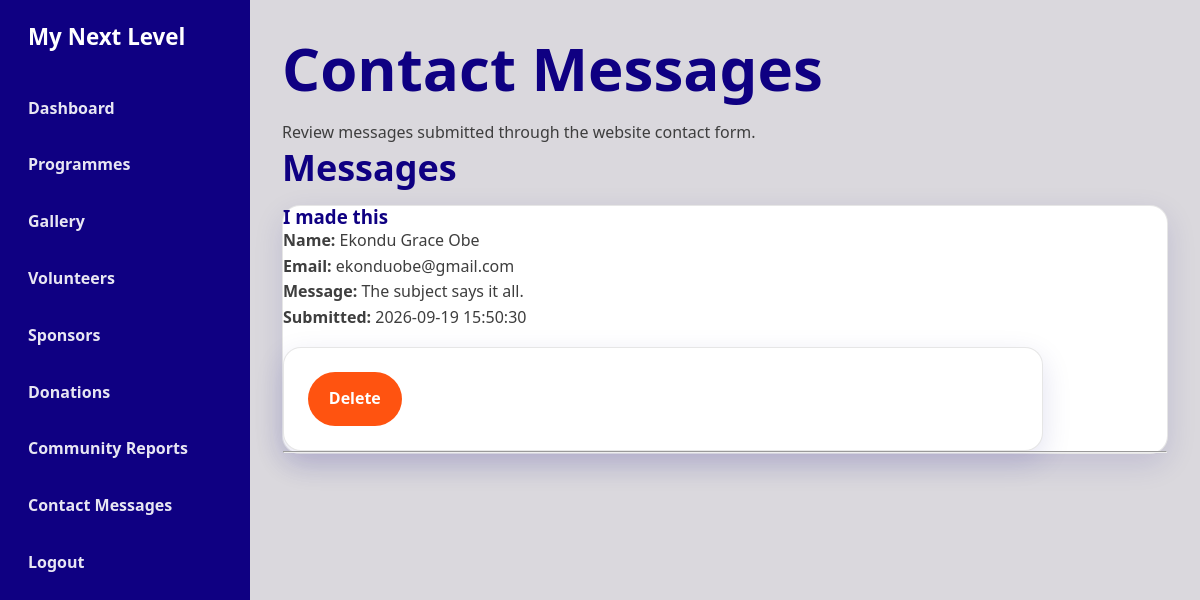
Screenshot of /admin/contact-messages.php (signed in) with the database file from the repository.
### tables this page shows
CREATE TABLE `contacts` (
  `id` int(11) NOT NULL,
  `name` varchar(150) NOT NULL,
  `email` varchar(150) NOT NULL,
  `subject` varchar(200) NOT NULL,
  `message` text NOT NULL,
  `created_at` timestamp NOT NULL DEFAULT current_timestamp()
);

### admin/contact-messages.php (the view, shortened to what this page needs)
<?php
require_once "../includes/database.php";
$sql = "
    SELECT *
    FROM contacts
    ORDER BY created_at DESC
";
$result = $conn->query($sql);
?>
<!DOCTYPE html>
<html lang="en">
<head>
    <link rel="stylesheet" href="../assets/css/index.css">
    <link rel="stylesheet" href="../assets/css/admin.css">
</head>
<body>
    <div class="admin-layout">
        <?php require_once "admin-navigation.php"; ?>
        <main class="admin-main">
        <h1>Contact Messages</h1>
        <p>Review messages submitted through the website contact form.</p>
        <?php if ($result && $result->num_rows > 0): ?>
            <section aria-labelledby="contact-messages-heading">
                <h2 id="contact-messages-heading">
                    Messages
                </h2>
                <?php while ($contact = $result->fetch_assoc()): ?>
                    <article>
                        <h3>
                            <?php echo htmlspecialchars($contact["subject"]); ?>
                        </h3>
                        <p>
                            <strong>Name:</strong>
                            <?php echo htmlspecialchars($contact["name"]); ?>
                        </p>
                        <p>
                            <strong>Email:</strong>
                            <?php echo htmlspecialchars($contact["email"]); ?>
                        </p>
                        <p>
                            <strong>Message:</strong>
                            <?php echo nl2br(htmlspecialchars($contact["message"])); ?>
                        </p>
                        <p>
                            <strong>Submitted:</strong>
                            <?php echo htmlspecialchars($contact["created_at"]); ?>
                        </p>
                        <form method="POST">
                            <button
                                type="submit"
                                name="delete_message"
                            >
                                Delete
                            </button>
                        </form>
                        <hr>
                    </article>
                <?php endwhile; ?>
            </section>
        <?php else: ?>
            <p>No contact messages found.</p>
        <?php endif; ?>
        </main>
    </div>
</body>
</html>

### assets/css/index.css (style rules this page uses)
:root { --primary: #ff5310; --secondary: #0f0082; --accent: #333333; --bg: #dad8dd; --white: #ffffff; --text: #000000; --muted: #3e3e3e; --shadow: 0 10px 30px rgba(15, 0, 130, 0.12); --radius: 18px; }
* { box-sizing: border-box; margin: 0; padding: 0; }
html { scroll-behavior: smooth; }
body { font-family: 'Segoe UI', Tahoma, Geneva, Verdana, sans-serif; background: var(--bg); color: var(--text); line-height: 1.6; }
button, input, textarea, select { font: inherit; }
header, main, footer, section, article, nav, aside, form, figure, figcaption { display: block; }
main { max-width: 1200px; margin: 0 auto; padding: 2rem 1.5rem 4rem; }
section { margin-bottom: 3rem; }
h1, h2, h3, h4 { color: var(--secondary); line-height: 1.2; }
h1 { font-size: clamp(2.2rem, 5vw, 4rem); margin-bottom: 1rem; }
h2 { font-size: clamp(1.8rem, 3vw, 2.6rem); margin-bottom: 1rem; }
p { color: var(--muted); }
[aria-labelledby="about-intro-heading"] article, .program-card, [aria-labelledby="get-involved-heading"] article, article, form { background: var(--white); border: 1px solid rgba(51, 51, 51, 0.12); border-radius: var(--radius); box-shadow: var(--shadow); }
form { max-width: 760px; margin-top: 1rem; padding: 1.5rem; }
form button { background: var(--primary); color: var(--white); border: none; padding: 0.9rem 1.3rem; border-radius: 999px; font-weight: 700; cursor: pointer; }

### assets/css/admin.css (style rules this page uses)
.admin-layout { min-height: 100vh; display: flex; background: var(--bg); }
.admin-main { margin-left: 250px; width: calc(100% - 250px); max-width: none; padding: 2rem; }

### rows the page displays
contacts: subject "I made this", name "Ekondu Grace Obe", email "ekonduobe@gmail.com", message "The subject says it all.", created_at "2026-09-19 15:50:30"
